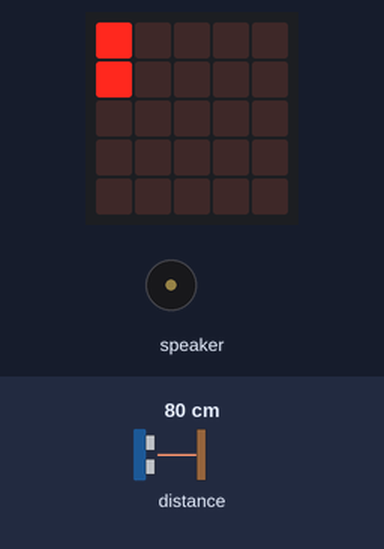
A program run on a simulated Calliope mini (MakeCode). Shown: the board's 5×5 LED display, buzzer (waves = sounding). Inputs (shaded band) come from the test bench; at power-on: distance to the obstacle 80 cm.

Above: at 1.2 s.
1.3 s: distance to the obstacle set to 4 cm
At 1.9 s:
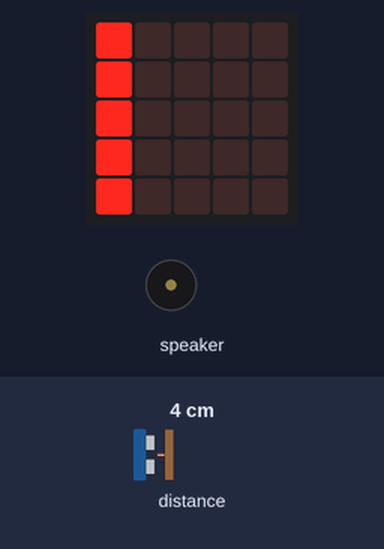
3.1 s: distance to the obstacle set to 2 cm
At 3.6 s:
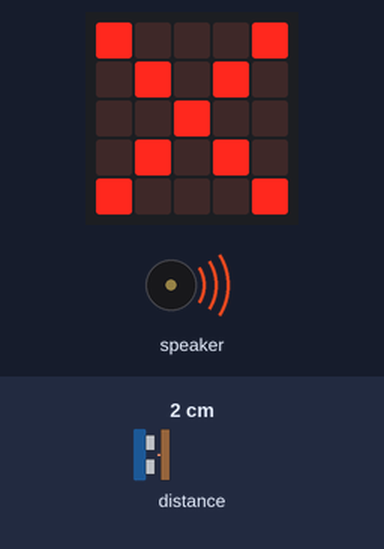
4.7 s: distance to the obstacle set to 18 cm
At 5.18 s:
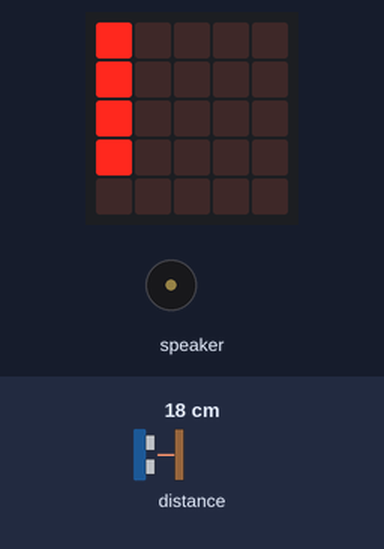
6.8 s: distance to the obstacle set to 117 cm
At 9.0 s:
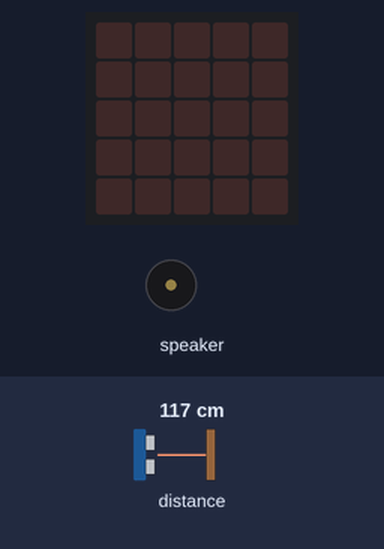
9.1 s: distance to the obstacle set to 122 cm
10.6 s: distance to the obstacle set to 9 cm
At 11.5 s:
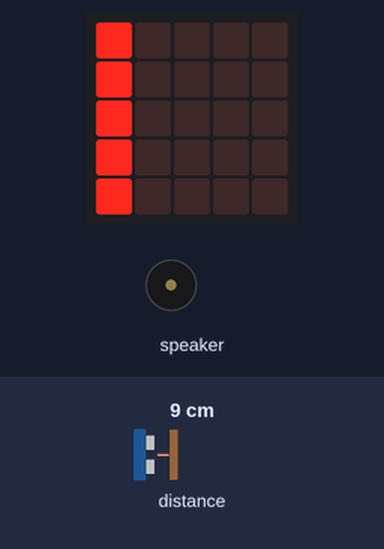
Timing chart, 0 to 13.4 s (numbered marks = the images above; inputs shaded):
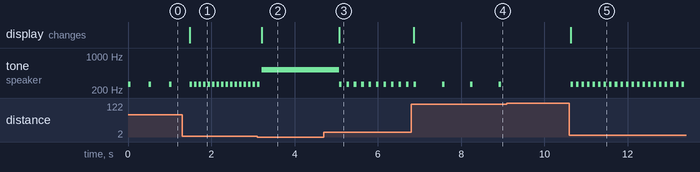

Measured:
- the behaviour switches between 3 and 2 cm on distance to the obstacle (found by bisection; images 1 and 2)
- after the input at 1.3 s, tone on speaker: alternates 262 Hz for 0.06 s and silent for 0.05 s, starting after 0.29 s; the display: changes after 0.18 s (image 1)
- after the input at 3.1 s, the display: changes after 0.11 s (image 2)
- after the input at 4.7 s, tone on speaker: alternates 262 Hz for 0.06 s and silent for 0.12 s, starting after 0.37 s; the display: changes after 0.37 s (image 3)
- after the input at 6.8 s, tone on speaker: alternates 262 Hz for 0.06 s and silent for 0.62 s, starting after 0.74 s; the display: changes after 0.06 s (image 4)
- after the input at 9.1 s, tone on speaker: stops changing and stays silent
- after the input at 10.6 s, tone on speaker: alternates 262 Hz for 0.06 s and silent for 0.07 s, starting at once; the display: changes at once (image 5)
- by itself, tone on speaker: alternates 262 Hz for 0.06 s and silent for 0.43 s

The program:

main.ts
```typescript
let entfernung = 0
basic.forever(function () {
    entfernung = grove.measureInCentimeters(DigitalPin.C16)
    if (entfernung <= 2) {
        music.ringTone(523)
        basic.showIcon(IconNames.No)
    } else {
        basic.clearScreen()
        if (entfernung < 120) {
            for (let Index = 0; Index <= 4 - Math.round(entfernung / 120 * 5); Index++) {
                led.plot(0, Index)
            }
            music.playTone(262, music.beat(BeatFraction.Eighth))
            basic.pause(entfernung * 5)
        }
    }
})
```

test.ts
```typescript
// Hier kann man Tests durchführen; diese Datei wird nicht kompiliert, wenn dieses Paket als Erweiterung verwendet wird.
```
